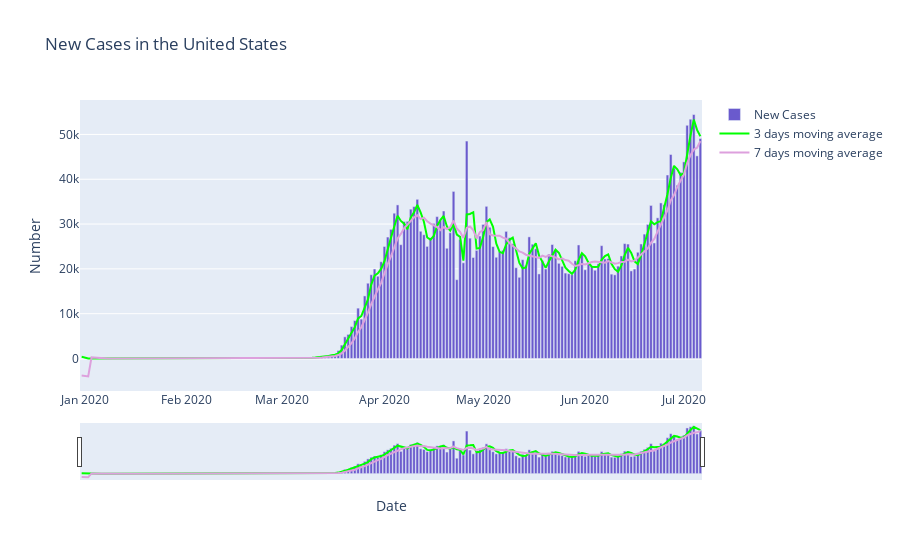

The notebook cell this image was saved under:
### Code cell
fig6 = go.Figure(data=[
  
    go.Bar(name='New Cases', x=us['date'], y=us['new_cases'], marker_color='slateblue')


])

fig6.add_trace(go.Scatter(x=us.date, y=us.MAvgNew3, 
                          mode='lines',
                          name='3 days moving average',
              line=dict(color='lime', width=2)))

fig6.add_trace(go.Scatter(x=us.date, y=us.MAvgNew7, 
                          mode='lines',
                          name='7 days moving average',
              line=dict(color='plum', width=2)))

fig6.update_xaxes(rangeslider_visible=True)

fig6.update_layout(title='New Cases in the United States',
                   xaxis_title='Date',
                   yaxis_title='Number')

# Change the bar mode
#fig5.update_layout(barmode='group')
fig6.show()

### Figure 1 — Plotly figure (JSON) as saved in the notebook; plotly's stock layout.template omitted (floating-point values rounded to 4 significant figures; data arrays with more than 128 entries replaced by an {"elided": "..."} marker saying what was removed)
{"data": [{"marker": {"color": "slateblue"}, "name": "New Cases", "type": "bar", "x": {"elided": "189 str values"}, "y": {"elided": "189 int values"}}, {"line": {"color": "lime", "width": 2}, "mode": "lines", "name": "3 days moving average", "type": "scatter", "x": {"elided": "189 str values"}, "y": {"elided": "189 float values"}}, {"line": {"color": "plum", "width": 2}, "mode": "lines", "name": "7 days moving average", "type": "scatter", "x": {"elided": "189 str values"}, "y": {"elided": "189 float values"}}], "layout": {"title": {"text": "New Cases in the United States"}, "xaxis": {"rangeslider": {"visible": true}, "title": {"text": "Date"}}, "yaxis": {"title": {"text": "Number"}}}}
